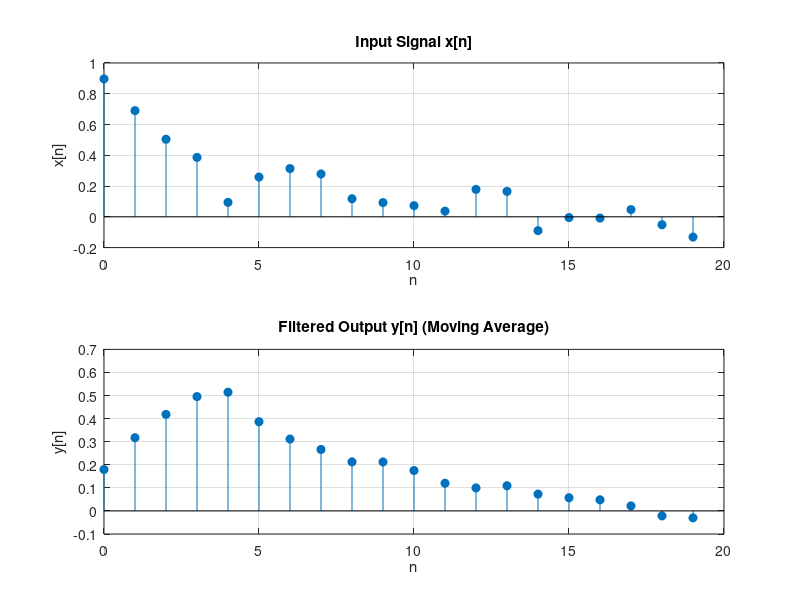

Write the MATLAB code that produced this figure.
N=20; ni=(0:N-1); x=(3/4).^ni + 0.1*(randn(size(ni)));

M=5; h=ones(1,M)/M;

s = zeros(1,M); %signal memory

for n=1:N
    xin = x(n);
    s(1)=xin;
    yout=h(1)*s(1);
    for m=M:-1:2
        yout=yout+h(m)*s(m);
        s(m)=s(m-1);
    end

    y(n) = yout; % Store the output for the current sample
end

% ---- PLOTTING ----

figure;

subplot(2,1,1);
stem(ni, x, 'filled');
title('Input Signal x[n]');
xlabel('n');
ylabel('x[n]');
grid on;

subplot(2,1,2);
stem(ni, y, 'filled');
title('Filtered Output y[n] (Moving Average)');
xlabel('n');
ylabel('y[n]');
grid on;